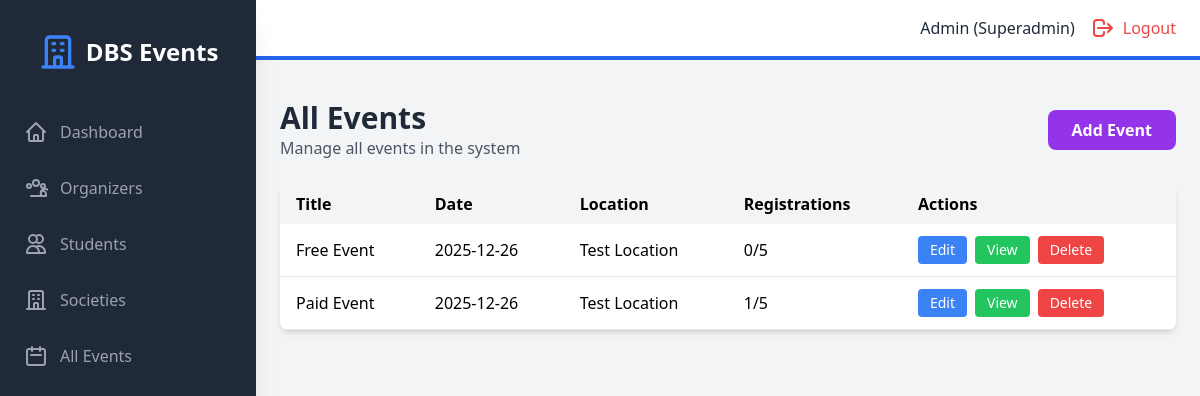
The app's page /admin/events (signed in), older data.
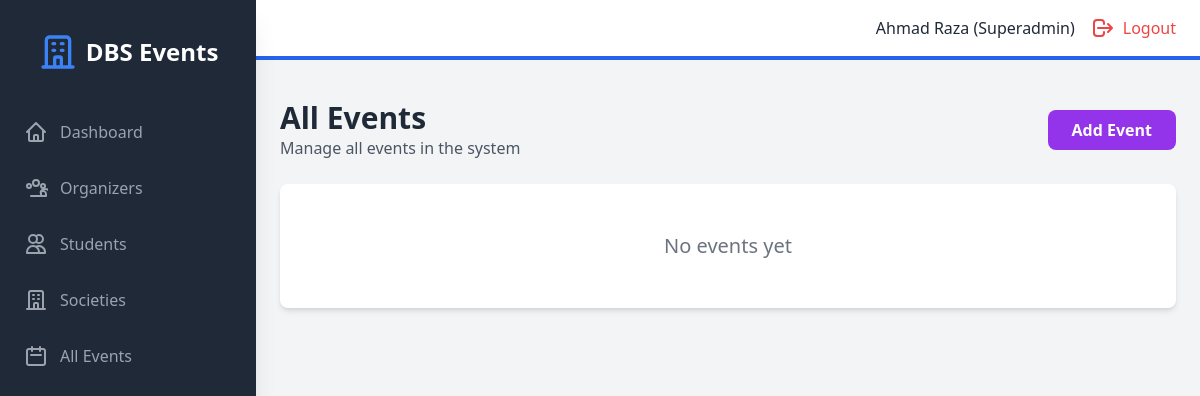
The same page, newer data.
### models.py (models this page shows, shortened)
class User(UserMixin, db.Model):
    id = db.Column(db.Integer, primary_key=True)
    student_number = db.Column(db.String(50), unique=True, nullable=True)
    email = db.Column(db.String(120), unique=True, nullable=False)
    password_hash = db.Column(db.String(200), nullable=False)
    name = db.Column(db.String(100), nullable=False)
    role = db.Column(db.String(20), nullable=False)  # superadmin, organizer, student
    created_at = db.Column(db.DateTime, default=datetime.utcnow)
    societies = db.relationship('Society', backref='head', lazy=True)
    events_created = db.relationship('Event', backref='creator', lazy=True)
    registrations = db.relationship('Registration', backref='student', lazy=True)

class Event(db.Model):
    id = db.Column(db.Integer, primary_key=True)
    title = db.Column(db.String(200), nullable=False)
    description = db.Column(db.Text, nullable=True)
    event_date = db.Column(db.DateTime, nullable=False)
    location = db.Column(db.String(200), nullable=False)
    capacity = db.Column(db.Integer, nullable=False)
    is_paid = db.Column(db.Boolean, default=False)
    cost = db.Column(db.Float, default=0.0)
    society_id = db.Column(db.Integer, db.ForeignKey('society.id'), nullable=True)
    created_by = db.Column(db.Integer, db.ForeignKey('user.id'), nullable=False)
    created_at = db.Column(db.DateTime, default=datetime.utcnow)
    registrations = db.relationship('Registration', backref='event', lazy=True, cascade='all, delete-orphan')
    def get_registered_count(self):
        return len(self.registrations)

### backend/routes/admin.py (the view)
@admin_bp.route("/admin/events", endpoint="admin_events")
@admin_required
def admin_events():
    events = Event.query.order_by(Event.event_date.desc()).all()
    return render_template("admin/events.html", events=events)

### backend/main.py (called while the page is built)
@login_manager.user_loader
def load_user(user_id):
    return User.query.get(int(user_id))

### frontend/templates/admin/events.html (shortened to what this page needs)
{% extends "base.html" %}
{% block auth_content %}
<div class="mb-6 flex justify-between items-center">
    <div>
        <h1 class="text-3xl font-bold text-gray-800">All Events</h1>
        <p class="text-gray-600">Manage all events in the system</p>
    </div>
    <a href="{{ url_for('admin.admin_add_event') }}" class="bg-purple-600 text-white px-6 py-2 rounded-lg hover:bg-purple-700 font-semibold">
        Add Event
    </a>
</div>
{% if events %}
<div class="bg-white rounded-lg shadow-md overflow-hidden">
    <table class="w-full">
        <thead class="bg-gray-100">
            <tr>
                <th class="px-4 py-2 text-left">Title</th>
                <th class="px-4 py-2 text-left">Date</th>
                <th class="px-4 py-2 text-left">Location</th>
                <th class="px-4 py-2 text-left">Registrations</th>
                <th class="px-4 py-2 text-left">Actions</th>
            </tr>
        </thead>
        <tbody>
            {% for event in events %}
            <tr class="border-b hover:bg-gray-50">
                <td class="px-4 py-3">{{ event.title }}</td>
                <td class="px-4 py-3">{{ event.event_date.strftime('%Y-%m-%d') }}</td>
                <td class="px-4 py-3">{{ event.location }}</td>
                <td class="px-4 py-3">{{ event.get_registered_count() }}/{{ event.capacity }}</td>
                <td class="px-4 py-3">
                    <div class="flex space-x-2">
                        <a href="{{ url_for('admin.admin_edit_event', event_id=event.id) }}"
                           class="bg-blue-500 text-white px-3 py-1 rounded text-sm hover:bg-blue-600 transition">
                            Edit
                        </a>
                        <a href="{{ url_for('registrations.view_registrations', event_id=event.id) }}"
                           class="bg-green-500 text-white px-3 py-1 rounded text-sm hover:bg-green-600 transition">
                            View
                        </a>
                        <form method="POST" action="{{ url_for('admin.admin_delete_event', event_id=event.id) }}"
                              onsubmit="return confirm('Are you sure you want to delete {{ event.title }}?')"
                              class="inline">
                            <button type="submit" class="bg-red-500 text-white px-3 py-1 rounded text-sm hover:bg-red-600 transition">
                                Delete
                            </button>
                        </form>
                    </div>
                </td>
            </tr>
            {% endfor %}
        </tbody>
    </table>
</div>
{% else %}
<div class="text-center py-12 bg-white rounded-lg shadow-md">
    <p class="text-gray-500 text-xl">No events yet</p>
</div>
{% endif %}
{% endblock %}

### frontend/templates/base.html (shortened to what the changed rows need)
<!DOCTYPE html>
<html lang="en">
<head>
    <script src="https://cdn.tailwindcss.com"></script>
    <link rel="stylesheet" href="{{ url_for('static', filename='css/style.css') }}">
</head>
<body class="bg-gray-100">
    {% if current_user.is_authenticated %}
    <div class="flex h-screen bg-gray-100">
        <div id="sidebar" class="sidebar fixed inset-y-0 left-0 z-30 w-64 bg-gray-800 overflow-y-auto transition duration-300 ease-out md:translate-x-0 md:static md:shadow-xl sidebar-closed">
            <div class="flex items-center justify-center mt-8">
                <div class="flex items-center">
                    <svg class="h-10 w-10 text-blue-500" fill="none" stroke="currentColor" viewBox="0 0 24 24">
                        <path stroke-linecap="round" stroke-linejoin="round" stroke-width="2" d="M19 21V5a2 2 0 00-2-2H7a2 2 0 00-2 2v16m14 0h2m-2 0h-5m-9 0H3m2 0h5M9 7h1m-1 4h1m4-4h1m-1 4h1m-5 10v-5a1 1 0 011-1h2a1 1 0 011 1v5m-4 0h4"></path>
                    </svg>
                    <span class="text-white text-2xl font-semibold ml-2">DBS Events</span>
                </div>
            </div>
            <nav class="mt-10">
                {% if current_user.role == 'superadmin' %}
                    <a class="flex items-center mt-4 py-2 px-6 text-gray-400 hover:bg-gray-700 hover:text-white" href="{{ url_for('admin.admin_dashboard') }}">
                        <svg class="h-6 w-6" fill="none" stroke="currentColor" viewBox="0 0 24 24"><path stroke-linecap="round" stroke-linejoin="round" stroke-width="2" d="M3 12l2-2m0 0l7-7 7 7M5 10v10a1 1 0 001 1h3m10-11l2 2m-2-2v10a1 1 0 01-1 1h-3m-6 0a1 1 0 001-1v-4a1 1 0 011-1h2a1 1 0 011 1v4a1 1 0 001 1m-6 0h6"></path></svg>
                        <span class="mx-3">Dashboard</span>
                    </a>
                    <a class="flex items-center mt-4 py-2 px-6 text-gray-400 hover:bg-gray-700 hover:text-white" href="{{ url_for('admin.admin_organizers') }}">
                        <span class="mx-3">Organizers</span>
                    </a>
                    <a class="flex items-center mt-4 py-2 px-6 text-gray-400 hover:bg-gray-700 hover:text-white" href="{{ url_for('admin.admin_students') }}">
                        <svg class="h-6 w-6" fill="none" stroke="currentColor" viewBox="0 0 24 24"><path stroke-linecap="round" stroke-linejoin="round" stroke-width="2" d="M12 4.354a4 4 0 110 5.292M15 21H3v-1a6 6 0 0112 0v1zm0 0h6v-1a6 6 0 00-9-5.197M13 7a4 4 0 11-8 0 4 4 0 018 0z"></path></svg>
                        <span class="mx-3">Students</span>
                    </a>
                    <a class="flex items-center mt-4 py-2 px-6 text-gray-400 hover:bg-gray-700 hover:text-white" href="{{ url_for('admin.admin_societies') }}">
                        <svg class="h-6 w-6" fill="none" stroke="currentColor" viewBox="0 0 24 24"><path stroke-linecap="round" stroke-linejoin="round" stroke-width="2" d="M19 21V5a2 2 0 00-2-2H7a2 2 0 00-2 2v16m14 0h2m-2 0h-5m-9 0H3m2 0h5M9 7h1m-1 4h1m4-4h1m-1 4h1m-5 10v-5a1 1 0 011-1h2a1 1 0 011 1v5m-4 0h4"></path></svg>
                        <span class="mx-3">Societies</span>
                    </a>
                    <a class="flex items-center mt-4 py-2 px-6 text-gray-400 hover:bg-gray-700 hover:text-white" href="{{ url_for('admin.admin_events') }}">
                        <svg class="h-6 w-6" fill="none" stroke="currentColor" viewBox="0 0 24 24"><path stroke-linecap="round" stroke-linejoin="round" stroke-width="2" d="M8 7V3m8 4V3m-9 8h10M5 21h14a2 2 0 002-2V7a2 2 0 00-2-2H5a2 2 0 00-2 2v12a2 2 0 002 2z"></path></svg>
                        <span class="mx-3">All Events</span>
                    </a>
                {% endif %}
            </nav>
        </div>
        <div class="flex-1 flex flex-col overflow-hidden">
            <header class="flex justify-between items-center py-4 px-6 bg-white border-b-4 border-blue-600">
                <div class="flex items-center">
                    <span class="text-gray-800 mr-4">{{ current_user.name }} ({{ current_user.role | capitalize }})</span>
                    <a href="{{ url_for('public.logout') }}" class="flex items-center text-red-500 hover:text-red-700">
                        <svg class="h-6 w-6" fill="none" stroke="currentColor" viewBox="0 0 24 24"><path stroke-linecap="round" stroke-linejoin="round" stroke-width="2" d="M17 16l4-4m0 0l-4-4m4 4H7m6 4v1a3 3 0 01-3 3H6a3 3 0 01-3-3v-10a3 3 0 013-3h4a3 3 0 013 3v1"></path></svg>
                        <span class="ml-2 hidden sm:inline">Logout</span>
                    </a>
                </div>
            </header>
            <div class="px-6 pt-4">
            </div>
            <main class="flex-1 overflow-x-hidden overflow-y-auto bg-gray-100 p-6">
                {% block auth_content %}{% endblock %}
            </main>
        </div>
    </div>
    {% endif %}
</body>
</html>

Row changes from the older to the newer data that the page shows:
removed Event: title "Free Event", event_date "2025-12-26", location "Test Location", get_registered_count "0", capacity "5"
removed Event: title "Paid Event", event_date "2025-12-26", location "Test Location", get_registered_count "1", capacity "5"
changed User "Superadmin": name "Admin" → "Ahmad Raza"
Text that changed along with them:
text no longer shown: "Title Date Location Registrations Actions"
text now shown: "No events yet"
